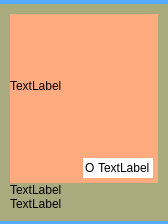
<?xml version="1.0" encoding="UTF-8"?>
<ui version="4.0">
 <class>Form</class>
 <widget class="QWidget" name="Form">
  <property name="geometry">
   <rect>
    <x>0</x>
    <y>0</y>
    <width>168</width>
    <height>224</height>
   </rect>
  </property>
  <property name="windowTitle">
   <string>Form</string>
  </property>
  <property name="styleSheet">
   <string notr="true">background-color: rgb(85, 170, 255);</string>
  </property>
  <layout class="QVBoxLayout" name="verticalLayout_3">
   <property name="spacing">
    <number>0</number>
   </property>
   <property name="leftMargin">
    <number>0</number>
   </property>
   <property name="topMargin">
    <number>0</number>
   </property>
   <property name="rightMargin">
    <number>0</number>
   </property>
   <property name="bottomMargin">
    <number>0</number>
   </property>
   <item>
    <spacer name="verticalSpacer">
     <property name="orientation">
      <enum>Qt::Orientation::Vertical</enum>
     </property>
     <property name="sizeHint" stdset="0">
      <size>
       <width>20</width>
       <height>0</height>
      </size>
     </property>
    </spacer>
   </item>
   <item>
    <widget class="QWidget" name="main" native="true">
     <property name="styleSheet">
      <string notr="true">background-color: rgb(170, 170, 127);</string>
     </property>
     <layout class="QVBoxLayout" name="verticalLayout_2">
      <property name="spacing">
       <number>0</number>
      </property>
      <property name="leftMargin">
       <number>10</number>
      </property>
      <property name="topMargin">
       <number>10</number>
      </property>
      <property name="rightMargin">
       <number>10</number>
      </property>
      <property name="bottomMargin">
       <number>10</number>
      </property>
      <item>
       <widget class="QWidget" name="preview_widget" native="true">
        <property name="maximumSize">
         <size>
          <width>256</width>
          <height>256</height>
         </size>
        </property>
        <property name="styleSheet">
         <string notr="true">background-color: rgb(255, 170, 127);</string>
        </property>
        <layout class="QVBoxLayout" name="verticalLayout">
         <property name="spacing">
          <number>0</number>
         </property>
         <property name="leftMargin">
          <number>0</number>
         </property>
         <property name="topMargin">
          <number>0</number>
         </property>
         <property name="rightMargin">
          <number>0</number>
         </property>
         <property name="bottomMargin">
          <number>0</number>
         </property>
         <item>
          <widget class="QLabel" name="preview_label">
           <property name="minimumSize">
            <size>
             <width>144</width>
             <height>144</height>
            </size>
           </property>
           <property name="maximumSize">
            <size>
             <width>256</width>
             <height>256</height>
            </size>
           </property>
           <property name="text">
            <string>TextLabel</string>
           </property>
          </widget>
         </item>
         <item>
          <layout class="QHBoxLayout" name="horizontalLayout_2">
           <property name="spacing">
            <number>0</number>
           </property>
           <property name="rightMargin">
            <number>5</number>
           </property>
           <property name="bottomMargin">
            <number>5</number>
           </property>
           <item>
            <spacer name="horizontalSpacer">
             <property name="orientation">
              <enum>Qt::Orientation::Horizontal</enum>
             </property>
             <property name="sizeHint" stdset="0">
              <size>
               <width>40</width>
               <height>5</height>
              </size>
             </property>
            </spacer>
           </item>
           <item>
            <widget class="QWidget" name="widget_2" native="true">
             <property name="sizePolicy">
              <sizepolicy hsizetype="Maximum" vsizetype="Maximum">
               <horstretch>0</horstretch>
               <verstretch>0</verstretch>
              </sizepolicy>
             </property>
             <property name="styleSheet">
              <string notr="true">background-color: rgb(255, 255, 255);</string>
             </property>
             <layout class="QHBoxLayout" name="horizontalLayout">
              <property name="spacing">
               <number>3</number>
              </property>
              <property name="leftMargin">
               <number>2</number>
              </property>
              <property name="topMargin">
               <number>3</number>
              </property>
              <property name="rightMargin">
               <number>3</number>
              </property>
              <property name="bottomMargin">
               <number>3</number>
              </property>
              <item>
               <widget class="QLabel" name="logo_type_label">
                <property name="sizePolicy">
                 <sizepolicy hsizetype="Fixed" vsizetype="Fixed">
                  <horstretch>0</horstretch>
                  <verstretch>0</verstretch>
                 </sizepolicy>
                </property>
                <property name="minimumSize">
                 <size>
                  <width>10</width>
                  <height>10</height>
                 </size>
                </property>
                <property name="maximumSize">
                 <size>
                  <width>10</width>
                  <height>10</height>
                 </size>
                </property>
                <property name="baseSize">
                 <size>
                  <width>10</width>
                  <height>10</height>
                 </size>
                </property>
                <property name="text">
                 <string>O</string>
                </property>
                <property name="scaledContents">
                 <bool>true</bool>
                </property>
               </widget>
              </item>
              <item>
               <widget class="QLabel" name="dop">
                <property name="sizePolicy">
                 <sizepolicy hsizetype="Maximum" vsizetype="Maximum">
                  <horstretch>0</horstretch>
                  <verstretch>0</verstretch>
                 </sizepolicy>
                </property>
                <property name="text">
                 <string>TextLabel</string>
                </property>
               </widget>
              </item>
             </layout>
            </widget>
           </item>
          </layout>
         </item>
        </layout>
       </widget>
      </item>
      <item>
       <widget class="QLabel" name="title">
        <property name="text">
         <string>TextLabel</string>
        </property>
       </widget>
      </item>
      <item>
       <widget class="QLabel" name="description">
        <property name="text">
         <string>TextLabel</string>
        </property>
       </widget>
      </item>
     </layout>
    </widget>
   </item>
   <item>
    <spacer name="verticalSpacer_2">
     <property name="orientation">
      <enum>Qt::Orientation::Vertical</enum>
     </property>
     <property name="sizeHint" stdset="0">
      <size>
       <width>20</width>
       <height>0</height>
      </size>
     </property>
    </spacer>
   </item>
  </layout>
 </widget>
 <resources/>
 <connections/>
</ui>
